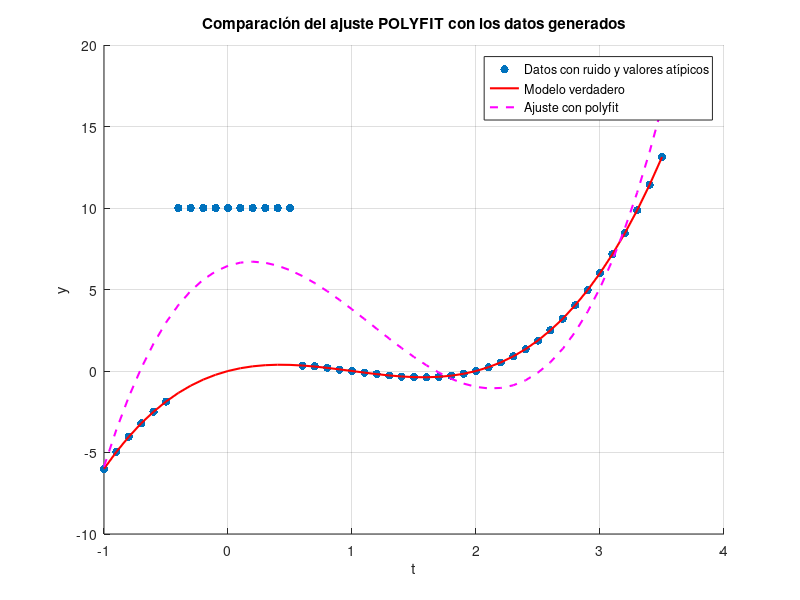

Reproduce this figure in MATLAB.
clc
clear
close all

% Parámetros iniciales
x_star = [0, 2, -3, 1];  % Solución real x* = (0,2,-3,1)
m = 46;  % Número total de datos

% Generación de t según la fórmula t_i = -1 + 0.1*i
i = (0:m-1)';  % Vector de índices de 0 a 45
t = -1 + 0.1 * i; % Generación correcta de t

% Generación de w según el modelo original sin ruido
w = x_star(1) + x_star(2) * t + x_star(3) * t.^2 + x_star(4) * t.^3;

% Introducir ruido aleatorio pequeño entre -0.01 y 0.01
rng(1);  % Fijar la semilla para reproducibilidad
r = (rand(m, 1) - 0.5) * 0.02;

% Generar y con ruido
y = w + r;

% Introducir valores atípicos en los índices 7 a 16 (corresponde a i = 7, ..., 16)
y(7:16) = 10;

% Ajuste con POLYFIT (ajuste polinómico de grado 3)
coeff_polyfit = polyfit(t, y, 3);

% Evaluar el polinomio ajustado en los puntos t
y_polyfit = polyval(coeff_polyfit, t);

% Mostrar coeficientes ajustados
disp('Coeficientes del polinomio ajustado con polyfit:')
disp(coeff_polyfit)

% Gráfica comparativa
figure;
scatter(t, y, 'filled'); hold on; % Datos con ruido y valores atípicos
plot(t, w, 'r', 'LineWidth', 1.5); % Modelo original
plot(t, y_polyfit, 'm--', 'LineWidth', 1.5); % Ajuste con polyfit
legend('Datos con ruido y valores atípicos', 'Modelo verdadero', 'Ajuste con polyfit');
xlabel('t');
ylabel('y');
title('Comparación del ajuste POLYFIT con los datos generados');
grid on;